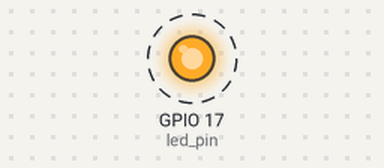
Bench run of a program on a simulated Raspberry Pi (BCM pin numbers). Parts: output pins drawn as LEDs (lit = HIGH). Dashed ring = blinking.

Above: at 0.2 s.
Timing chart, 0 to 3.0 s (numbered marks = the images above):
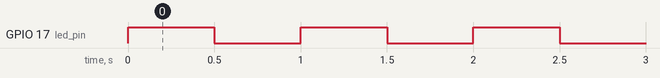

The program:

l_chika.py
```python
import wiringpi
import time

led_pin = 17
wiringpi.wiringPiSetupGpio()
wiringpi.pinMode( led_pin, 1 )

while True:
    wiringpi.digitalWrite( led_pin, 1 )
    time.sleep(0.5)
    wiringpi.digitalWrite( led_pin, 0 )
    time.sleep(0.5)
```

Measured:
- by itself, GPIO 17 (led_pin): alternates HIGH for 0.50 s and LOW for 0.50 s
